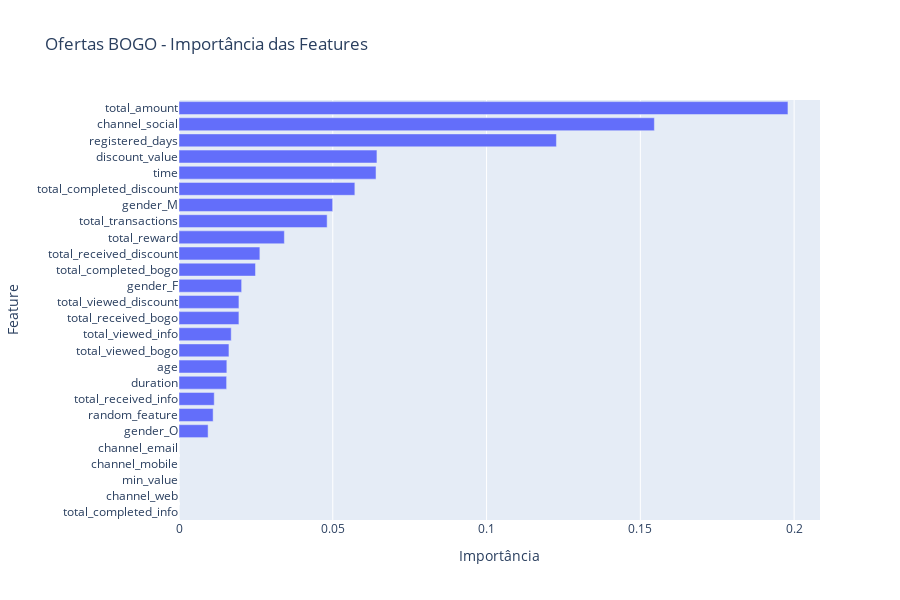

The notebook cell this image was saved under:
### Markdown cell above
#### Feature Importances

### Code cell
importances_d = model_d.feature_importances_
features_names_d = X_d.columns

df_importances_d = pd.DataFrame({
    "Feature": features_names_d,
    "Importância": importances_d
}).sort_values(by="Importância", ascending=False)

fig = go.Figure([
    go.Bar(
        x=df_importances_d["Importância"],
        y=df_importances_d["Feature"],
        orientation='h'
    )
])

fig.update_layout(
    title="Ofertas BOGO - Importância das Features",
    xaxis_title="Importância",
    yaxis_title="Feature",
    yaxis=dict(autorange="reversed"),
    height=600,
)

fig.show()

### Figure 1 — Plotly figure (JSON) as saved in the notebook; plotly's stock layout.template omitted (floating-point values rounded to 4 significant figures)
{"data": [{"orientation": "h", "type": "bar", "x": [0.198, 0.1546, 0.1227, 0.06436, 0.06406, 0.05718, 0.04996, 0.04816, 0.03426, 0.02629, 0.02487, 0.02036, 0.01949, 0.01948, 0.01698, 0.01624, 0.01555, 0.01548, 0.01146, 0.0111, 0.009463, 0.0, 0.0, 0.0, 0.0, 0.0], "y": ["total_amount", "channel_social", "registered_days", "discount_value", "time", "total_completed_discount", "gender_M", "total_transactions", "total_reward", "total_received_discount", "total_completed_bogo", "gender_F", "total_viewed_discount", "total_received_bogo", "total_viewed_info", "total_viewed_bogo", "age", "duration", "total_received_info", "random_feature", "gender_O", "channel_email", "channel_mobile", "min_value", "channel_web", "total_completed_info"]}], "layout": {"height": 600, "title": {"text": "Ofertas BOGO - Importância das Features"}, "xaxis": {"title": {"text": "Importância"}}, "yaxis": {"autorange": "reversed", "title": {"text": "Feature"}}}}
